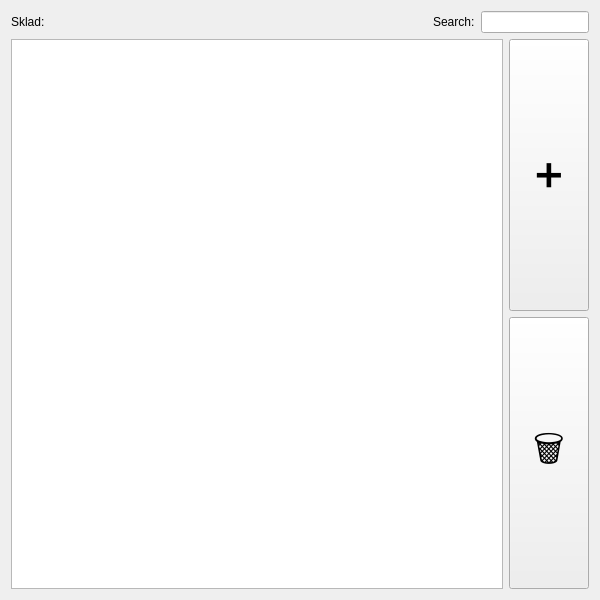
<?xml version="1.0" encoding="UTF-8"?>
<ui version="4.0">
 <class>stock_widget</class>
 <widget class="QWidget" name="stock_widget">
  <property name="geometry">
   <rect>
    <x>0</x>
    <y>0</y>
    <width>600</width>
    <height>600</height>
   </rect>
  </property>
  <property name="sizePolicy">
   <sizepolicy hsizetype="Expanding" vsizetype="Expanding">
    <horstretch>0</horstretch>
    <verstretch>0</verstretch>
   </sizepolicy>
  </property>
  <property name="windowTitle">
   <string>Form</string>
  </property>
  <layout class="QVBoxLayout" name="verticalLayout_3">
   <property name="sizeConstraint">
    <enum>QLayout::SetNoConstraint</enum>
   </property>
   <item>
    <layout class="QVBoxLayout" name="verticalLayout">
     <property name="sizeConstraint">
      <enum>QLayout::SetNoConstraint</enum>
     </property>
     <item>
      <layout class="QHBoxLayout" name="horizontalLayout">
       <property name="sizeConstraint">
        <enum>QLayout::SetNoConstraint</enum>
       </property>
       <item>
        <widget class="QLabel" name="stock_label">
         <property name="sizePolicy">
          <sizepolicy hsizetype="Minimum" vsizetype="Preferred">
           <horstretch>0</horstretch>
           <verstretch>0</verstretch>
          </sizepolicy>
         </property>
         <property name="text">
          <string>Sklad:</string>
         </property>
        </widget>
       </item>
       <item>
        <widget class="QLabel" name="label">
         <property name="sizePolicy">
          <sizepolicy hsizetype="Fixed" vsizetype="Preferred">
           <horstretch>0</horstretch>
           <verstretch>0</verstretch>
          </sizepolicy>
         </property>
         <property name="text">
          <string>Search:</string>
         </property>
        </widget>
       </item>
       <item>
        <widget class="QLineEdit" name="lineEdit">
         <property name="sizePolicy">
          <sizepolicy hsizetype="Fixed" vsizetype="Fixed">
           <horstretch>0</horstretch>
           <verstretch>0</verstretch>
          </sizepolicy>
         </property>
        </widget>
       </item>
      </layout>
     </item>
     <item>
      <layout class="QHBoxLayout" name="horizontalLayout_2">
       <property name="sizeConstraint">
        <enum>QLayout::SetNoConstraint</enum>
       </property>
       <item>
        <widget class="QTableWidget" name="stock_list"/>
       </item>
       <item>
        <layout class="QVBoxLayout" name="verticalLayout_2">
         <property name="sizeConstraint">
          <enum>QLayout::SetNoConstraint</enum>
         </property>
         <item>
          <widget class="QPushButton" name="stock_add_button">
           <property name="sizePolicy">
            <sizepolicy hsizetype="Minimum" vsizetype="Expanding">
             <horstretch>0</horstretch>
             <verstretch>0</verstretch>
            </sizepolicy>
           </property>
           <property name="minimumSize">
            <size>
             <width>0</width>
             <height>0</height>
            </size>
           </property>
           <property name="font">
            <font>
             <pointsize>26</pointsize>
            </font>
           </property>
           <property name="text">
            <string>➕</string>
           </property>
          </widget>
         </item>
         <item>
          <widget class="QPushButton" name="stock_delete_button">
           <property name="enabled">
            <bool>true</bool>
           </property>
           <property name="sizePolicy">
            <sizepolicy hsizetype="Minimum" vsizetype="Expanding">
             <horstretch>0</horstretch>
             <verstretch>0</verstretch>
            </sizepolicy>
           </property>
           <property name="font">
            <font>
             <pointsize>26</pointsize>
            </font>
           </property>
           <property name="text">
            <string>🗑️</string>
           </property>
          </widget>
         </item>
        </layout>
       </item>
      </layout>
     </item>
    </layout>
   </item>
  </layout>
 </widget>
 <resources/>
 <connections/>
</ui>
